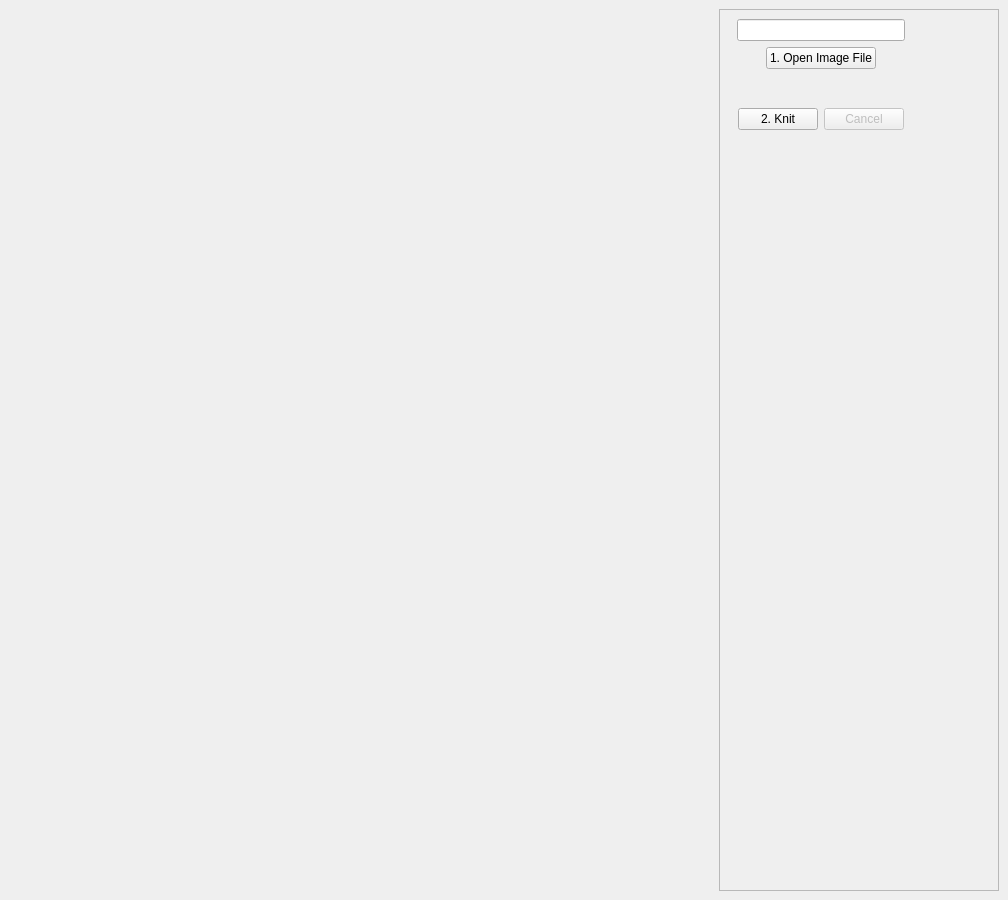
<?xml version="1.0" encoding="UTF-8"?>
<ui version="4.0">
 <class>MainWindow</class>
 <widget class="QMainWindow" name="Ui_MainWindow">
  <property name="geometry">
   <rect>
    <x>0</x>
    <y>0</y>
    <width>1008</width>
    <height>900</height>
   </rect>
  </property>
  <property name="windowTitle">
   <string notr="true">AYAB</string>
  </property>
  <widget class="QWidget" name="central_widget">
   <layout class="QGridLayout" name="grid_layout">
    <item row="0" column="0" rowspan="3">
     <layout class="QVBoxLayout" name="image_side_panel">
      <property name="spacing">
       <number>6</number>
      </property>
      <item>
       <widget class="QSplitter" name="graphics_splitter">
        <property name="orientation">
         <enum>Qt::Vertical</enum>
        </property>
       </widget>
      </item>
      <item>
       <layout class="QHBoxLayout" name="progress_layout">
        <property name="spacing">
         <number>2</number>
        </property>
        <item>
         <layout class="QHBoxLayout" name="horizontal_layout">
          <item>
           <widget class="QLabel" name="label_selection">
            <property name="text">
             <string/>
            </property>
           </widget>
          </item>
          <item alignment="Qt::AlignHCenter|Qt::AlignVCenter">
           <widget class="QLabel" name="label_current_color">
            <property name="font">
             <font>
              <pointsize>14</pointsize>
              <weight>75</weight>
              <bold>true</bold>
              <kerning>true</kerning>
             </font>
            </property>
            <property name="text">
             <string></string>
            </property>
           </widget>
          </item>
         </layout>
        </item>
        <item alignment="Qt::AlignHCenter|Qt::AlignVCenter">
         <widget class="QLabel" name="label_current_row">
          <property name="font">
           <font>
            <pointsize>14</pointsize>
            <weight>75</weight>
            <bold>true</bold>
           </font>
          </property>
          <property name="text">
           <string></string>
          </property>
         </widget>
        </item>
       </layout>
      </item>
      <item>
       <widget class="QLabel" name="label_notifications">
        <property name="text">
         <string></string>
        </property>
        <property name="alignment">
         <set>Qt::AlignCenter</set>
        </property>
       </widget>
      </item>
     </layout>
    </item>
    <item row="0" column="1" rowspan="3">
     <widget class="QScrollArea" name="assistant_dock">
      <property name="enabled">
       <bool>true</bool>
      </property>
      <property name="sizePolicy">
       <sizepolicy hsizetype="Preferred" vsizetype="Preferred">
        <horstretch>0</horstretch>
        <verstretch>0</verstretch>
       </sizepolicy>
      </property>
      <property name="minimumSize">
       <size>
        <width>280</width>
        <height>0</height>
       </size>
      </property>
      <property name="maximumSize">
       <size>
        <width>280</width>
        <height>16777215</height>
       </size>
      </property>
      <property name="windowTitle">
       <string>Assistant</string>
      </property>
      <property name="layoutDirection">
       <enum>Qt::LeftToRight</enum>
      </property>
      <property name="frameShadow">
       <enum>QFrame::Plain</enum>
      </property>
      <property name="horizontalScrollBarPolicy">
       <enum>Qt::ScrollBarAlwaysOff</enum>
      </property>
      <property name="widgetResizable">
       <bool>false</bool>
      </property>
      <widget class="QWidget" name="dockWidget_contents">
       <property name="geometry">
        <rect>
         <x>0</x>
         <y>0</y>
         <width>500</width>
         <height>700</height>
        </rect>
       </property>
       <property name="sizePolicy">
        <sizepolicy hsizetype="Preferred" vsizetype="Preferred">
         <horstretch>0</horstretch>
         <verstretch>0</verstretch>
        </sizepolicy>
       </property>
       <layout class="QVBoxLayout" name="vertical_layout_5">
        <property name="sizeConstraint">
         <enum>QLayout::SetFixedSize</enum>
        </property>
        <item>
         <layout class="QVBoxLayout" name="widget_imgload">
          <item>
           <layout class="QHBoxLayout" name="horizontal_layout1">
            <item>
             <spacer name="horizontalSpacer">
              <property name="orientation">
               <enum>Qt::Horizontal</enum>
              </property>
              <property name="sizeType">
               <enum>QSizePolicy::Fixed</enum>
              </property>
              <property name="sizeHint" stdset="0">
               <size>
                <width>8</width>
                <height>20</height>
               </size>
              </property>
             </spacer>
            </item>
            <item>
             <widget class="QLineEdit" name="filename_lineedit">
              <property name="sizePolicy">
               <sizepolicy hsizetype="Expanding" vsizetype="Fixed">
                <horstretch>0</horstretch>
                <verstretch>0</verstretch>
               </sizepolicy>
              </property>
              <property name="text">
               <string notr="true"/>
              </property>
             </widget>
            </item>
            <item>
             <spacer name="horizontalSpacer_2">
              <property name="orientation">
               <enum>Qt::Horizontal</enum>
              </property>
              <property name="sizeType">
               <enum>QSizePolicy::Minimum</enum>
              </property>
              <property name="sizeHint" stdset="0">
               <size>
                <width>8</width>
                <height>20</height>
               </size>
              </property>
             </spacer>
            </item>
           </layout>
          </item>
          <item alignment="Qt::AlignHCenter">
           <widget class="QPushButton" name="open_image_file_button">
            <property name="sizePolicy">
             <sizepolicy hsizetype="Fixed" vsizetype="Fixed">
              <horstretch>0</horstretch>
              <verstretch>0</verstretch>
             </sizepolicy>
            </property>
            <property name="text">
             <string>1. Open Image File</string>
            </property>
            <property name="shortcut">
             <string notr="true">Ctrl+O</string>
            </property>
           </widget>
          </item>
         </layout>
        </item>
        <item alignment="Qt::AlignHCenter">
         <widget class="QWidget" name="dock_container" native="true">
          <layout class="QVBoxLayout" name="dock_container_layout">
           <property name="sizeConstraint">
            <enum>QLayout::SetMaximumSize</enum>
           </property>
          </layout>
         </widget>
        </item>
        <item alignment="Qt::AlignHCenter">
         <widget class="QWidget" name="widget_knitcontrol" native="true">
          <property name="enabled">
           <bool>true</bool>
          </property>
          <property name="sizePolicy">
           <sizepolicy hsizetype="Preferred" vsizetype="Fixed">
            <horstretch>0</horstretch>
            <verstretch>0</verstretch>
           </sizepolicy>
          </property>
          <layout class="QHBoxLayout" name="layout_3">
           <property name="sizeConstraint">
            <enum>QLayout::SetMaximumSize</enum>
           </property>
           <item>
            <widget class="QPushButton" name="knit_button">
             <property name="text">
              <string>2. Knit</string>
             </property>
             <property name="shortcut">
              <string notr="true">Ctrl+Return</string>
             </property>
            </widget>
           </item>
           <item>
            <widget class="QPushButton" name="cancel_button">
             <property name="enabled">
              <bool>False</bool>
             </property>
             <property name="text">
              <string>Cancel</string>
             </property>
             <property name="shortcut">
              <string notr="true">Esc</string>
             </property>
            </widget>
           </item>
          </layout>
         </widget>
        </item>
       </layout>
      </widget>
     </widget>
    </item>
   </layout>
  </widget>
 </widget>
 <resources/>
 <connections/>
</ui>
